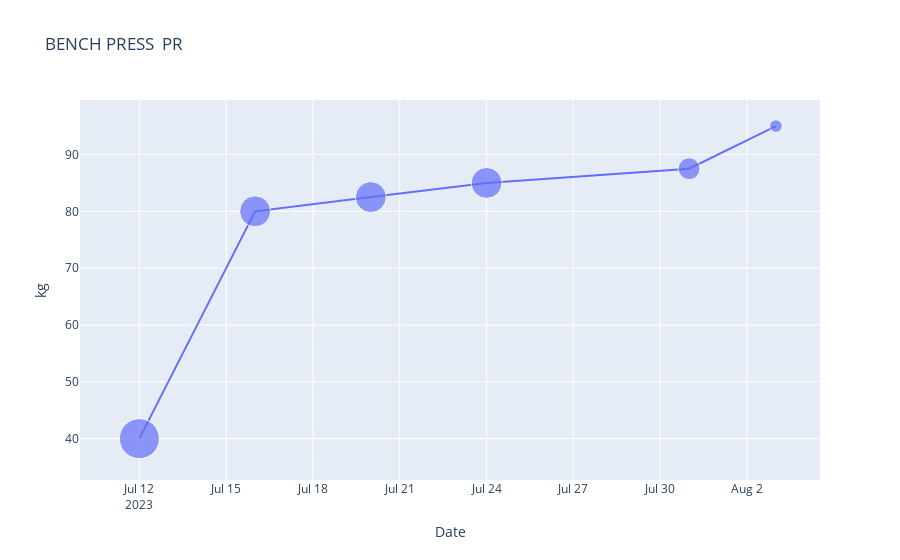

The cell this chart's notebook holds for it:
### Code cell
plot_pr(df=df_non_band, exercise="BENCH PRESS", variation="/")

### Figure 1 — Plotly figure (JSON) as saved in the notebook; plotly's stock layout.template omitted (floating-point values rounded to 4 significant figures)
{"data": [{"customdata": [[10], [6], [6], [6], [3], [1]], "hovertemplate": "Date: %{x}<br>Weight: %{y} kg<br>Count: %{customdata[0]}<extra></extra>", "marker": {"size": [10, 6, 6, 6, 3, 1], "sizemin": 4, "sizemode": "area", "sizeref": 0.0125}, "type": "scatter", "x": ["2023-07-12T00:00:00", "2023-07-16T00:00:00", "2023-07-20T00:00:00", "2023-07-24T00:00:00", "2023-07-31T00:00:00", "2023-08-03T00:00:00"], "y": [40, 80, 82.5, 85, 87.5, 95]}], "layout": {"title": {"text": "BENCH PRESS  PR"}, "xaxis": {"title": {"text": "Date"}}, "yaxis": {"title": {"text": "kg"}}}}
